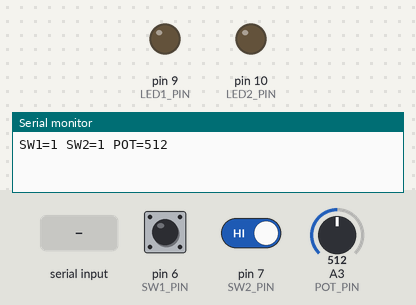
The sketch below on a simulated Arduino Uno, built with avr-gcc and run on an emulated ATmega328P. On the bench: output pins drawn as LEDs (lit = HIGH), the last lines printed to the serial monitor. Inputs (shaded band) come from the test bench; at power-on: A3 (POT_PIN) = 512, pin 6 (SW1_PIN) HIGH, pin 7 (SW2_PIN) HIGH.

Above: at 1.2 s.
1.3 s: A3 (POT_PIN) set to 716
2.8 s: pin 6 (SW1_PIN) pulled LOW for 0.15 s
4.4 s: "0\n" received over Serial
5.9 s: pin 6 (SW1_PIN) driven LOW and pin 7 (SW2_PIN) driven LOW
7.4 s: "TEST=1\n" received over Serial
At 7.7 s:
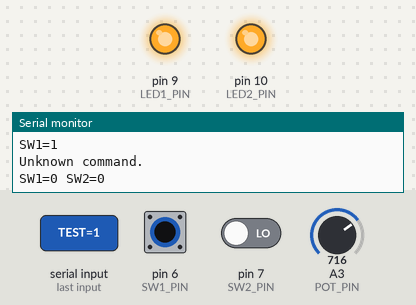
8.9 s: pin 7 (SW2_PIN) driven HIGH
At 9.7 s:
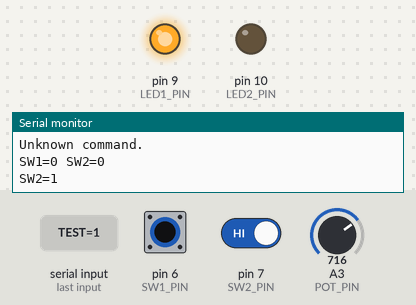
Timing chart, 0 to 11.4 s (numbered marks = the images above; inputs shaded):
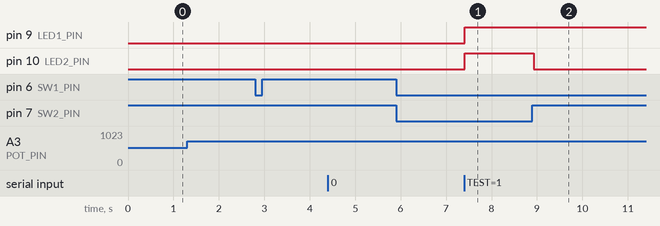

Measured:
- after the input at 7.4 s, pin 9 (LED1_PIN), pin 10 (LED2_PIN): LOW → HIGH at once
- after the input at 8.9 s, pin 10 (LED2_PIN): HIGH → LOW at once

The sketch:

arduino.ino
```cpp
/*******************************************************
 * Pin Assignments
 *******************************************************/
const int POT_PIN  = A3;
const int SW1_PIN  = 6;    // Switch 1 (pull-down, using internal pull-up)
const int SW2_PIN  = 7;    // Switch 2 (pull-down, using internal pull-up)
const int LED1_PIN = 9;    // LED 1
const int LED2_PIN = 10;   // LED 2

/*******************************************************
 * Debounce Configuration
 *******************************************************/
unsigned long lastDebounceTimeSW1 = 0;
unsigned long lastDebounceTimeSW2 = 0;
unsigned long debounceDelay = 30;  // milliseconds

bool sw1State = HIGH;  // with pull-up, "HIGH" = not pressed
bool sw2State = HIGH;
bool lastSw1Reading = HIGH;
bool lastSw2Reading = HIGH;

/*******************************************************
 * LED Control and Test Mode
 *******************************************************/
bool led1On = false;
bool led2On = false;
bool testMode = false; // when true, switches directly control LEDs

/*******************************************************
 * Continuous Transmit Mode + Threshold
 *******************************************************/
// Whether to automatically send changes (on by default)
bool continuousMode = true;

// Last reported states (so we only send changes)
int lastSw1Val = -1;
int lastSw2Val = -1;
int lastPotVal = -1;

// Pot Schmitt trigger threshold
const int potThreshold = 5;  // only send pot changes > this difference

/*******************************************************
 * Setup
 *******************************************************/
void setup() {
  Serial.begin(9600);

  // Pin modes
  pinMode(POT_PIN, INPUT);

  // Switches: use internal pull-ups (so pin reads HIGH if not pressed)
  pinMode(SW1_PIN, INPUT_PULLUP);
  pinMode(SW2_PIN, INPUT_PULLUP);

  // LEDs
  pinMode(LED1_PIN, OUTPUT);
  pinMode(LED2_PIN, OUTPUT);

  // Start LEDs off
  digitalWrite(LED1_PIN, LOW);
  digitalWrite(LED2_PIN, LOW);
}

/*******************************************************
 * Main Loop
 *******************************************************/
void loop() {
  // 1) Debounce the switches
  debounceSwitches();

  // 2) If test mode is on, let each switch directly drive its LED
  if (testMode) {
    // Pressed = LOW => LED ON
    digitalWrite(LED1_PIN, (sw1State == LOW) ? HIGH : LOW);
    digitalWrite(LED2_PIN, (sw2State == LOW) ? HIGH : LOW);
  } else {
    // Otherwise, use the last LED1/LED2 commands from serial
    digitalWrite(LED1_PIN, led1On ? HIGH : LOW);
    digitalWrite(LED2_PIN, led2On ? HIGH : LOW);
  }

  // 3) If continuous mode is enabled, send changed states as needed
  if (continuousMode) {
    sendChangedStates();
  }

  // 4) Handle any incoming serial commands
  if (Serial.available() > 0) {
    String command = Serial.readStringUntil('\n');
    command.trim(); // remove trailing \r or spaces
    parseCommand(command);
  }
}

/*******************************************************
 * Debounce Switches
 *******************************************************/
void debounceSwitches() {
  // Read raw pins
  int readingSW1 = digitalRead(SW1_PIN);
  int readingSW2 = digitalRead(SW2_PIN);

  // --- Switch 1 ---
  if (readingSW1 != lastSw1Reading) {
    lastDebounceTimeSW1 = millis();
  }
  if ((millis() - lastDebounceTimeSW1) > debounceDelay) {
    sw1State = readingSW1;
  }
  lastSw1Reading = readingSW1;

  // --- Switch 2 ---
  if (readingSW2 != lastSw2Reading) {
    lastDebounceTimeSW2 = millis();
  }
  if ((millis() - lastDebounceTimeSW2) > debounceDelay) {
    sw2State = readingSW2;
  }
  lastSw2Reading = readingSW2;
}

/*******************************************************
 * Send Only Changed States (Continuous Mode)
 *******************************************************/
void sendChangedStates() {
  // Convert to final "inverted" logic for reporting:
  //   Pressed (LOW)  => 0
  //   Not pressed => 1
  int currentSw1Val = (sw1State == LOW) ? 0 : 1;
  int currentSw2Val = (sw2State == LOW) ? 0 : 1;

  // Read pot
  int currentPotVal = analogRead(POT_PIN);

  // We'll build a single message but only with fields that changed
  String msg = "";
  bool somethingChanged = false;

  // Check SW1
  if (currentSw1Val != lastSw1Val) {
    msg += "SW1=";
    msg += currentSw1Val;
    msg += " ";
    lastSw1Val = currentSw1Val;
    somethingChanged = true;
  }

  // Check SW2
  if (currentSw2Val != lastSw2Val) {
    msg += "SW2=";
    msg += currentSw2Val;
    msg += " ";
    lastSw2Val = currentSw2Val;
    somethingChanged = true;
  }

  // Check POT (with threshold)
  if (lastPotVal < 0) {
    // If we haven't reported anything yet (-1), treat as changed
    msg += "POT=";
    msg += currentPotVal;
    msg += " ";
    lastPotVal = currentPotVal;
    somethingChanged = true;
  } else if (abs(currentPotVal - lastPotVal) >= potThreshold) {
    msg += "POT=";
    msg += currentPotVal;
    msg += " ";
    lastPotVal = currentPotVal;
    somethingChanged = true;
  }

  // If anything changed, send the single line
  if (somethingChanged) {
    msg.trim(); // remove trailing space
    Serial.println(msg);
  }
}

/*******************************************************
 * Parse and Execute Serial Commands
 *******************************************************/
void parseCommand(const String &cmd) {
  // Commands supported:
  //   GET        => respond once with: "SW1=0/1 SW2=0/1 POT=0..1023"
  //   LED1=0/1   => turn LED1 off/on
  //   LED2=0/1   => turn LED2 off/on
  //   TEST=0/1   => disable/enable test mode
  //   CONT=0/1   => disable/enable continuous mode

  if (cmd.equalsIgnoreCase("GET")) {
    // Report current states in one line
    int sw1Val = (sw1State == LOW) ? 0 : 1;  // inverted for reporting
    int sw2Val = (sw2State == LOW) ? 0 : 1;  // inverted for reporting
    int potVal = analogRead(POT_PIN);

    Serial.print("SW1=");
    Serial.print(sw1Val);
    Serial.print(" SW2=");
    Serial.print(sw2Val);
    Serial.print(" POT=");
    Serial.println(potVal);
  }
  else if (cmd.startsWith("LED1=")) {
    // e.g. "LED1=0" or "LED1=1"
    char val = cmd.charAt(5);
    if (val == '0') {
      led1On = false;
    } else if (val == '1') {
      led1On = true;
    }
  }
  else if (cmd.startsWith("LED2=")) {
    // e.g. "LED2=0" or "LED2=1"
    char val = cmd.charAt(5);
    if (val == '0') {
      led2On = false;
    } else if (val == '1') {
      led2On = true;
    }
  }
  else if (cmd.startsWith("TEST=")) {
    // "TEST=0" => false, "TEST=1" => true
    char val = cmd.charAt(5);
    if (val == '0') {
      testMode = false;
    } else if (val == '1') {
      testMode = true;
    }
  }
  else if (cmd.startsWith("CONT=")) {
    // "CONT=0" => disable continuous, "CONT=1" => enable continuous
    char val = cmd.charAt(5);
    if (val == '0') {
      continuousMode = false;
    } else if (val == '1') {
      continuousMode = true;
      // Force next cycle to transmit everything at least once
      lastSw1Val = -1;
      lastSw2Val = -1;
      lastPotVal = -1;
    }
  }
  else {
    Serial.println("Unknown command.");
  }
}
```
